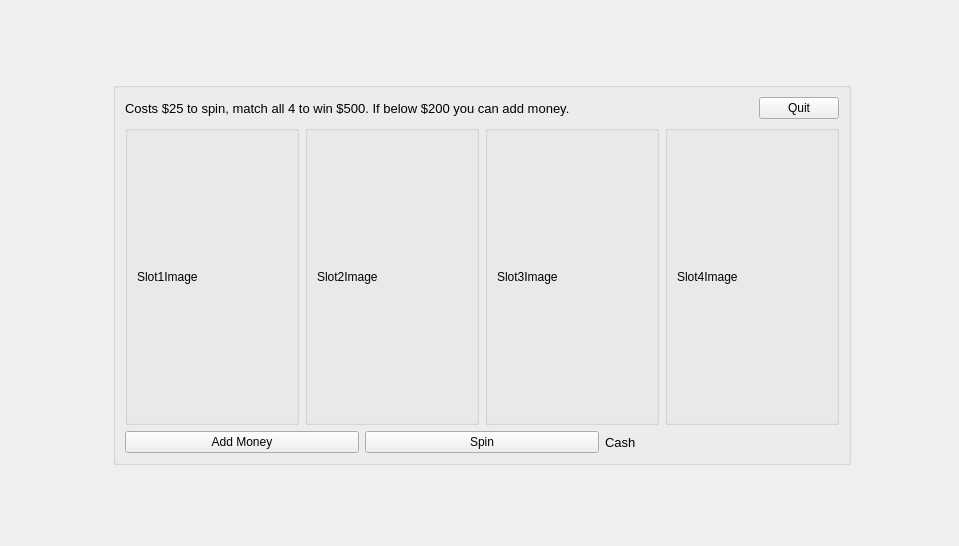
<?xml version="1.0" encoding="UTF-8"?>
<ui version="4.0">
 <class>SlotsGame</class>
 <widget class="QWidget" name="SlotsGame">
  <property name="geometry">
   <rect>
    <x>0</x>
    <y>0</y>
    <width>959</width>
    <height>546</height>
   </rect>
  </property>
  <property name="windowTitle">
   <string>Form</string>
  </property>
  <layout class="QGridLayout" name="gridLayout">
   <item row="1" column="2">
    <spacer name="horizontalSpacer_2">
     <property name="orientation">
      <enum>Qt::Horizontal</enum>
     </property>
     <property name="sizeHint" stdset="0">
      <size>
       <width>40</width>
       <height>20</height>
      </size>
     </property>
    </spacer>
   </item>
   <item row="1" column="1">
    <widget class="QGroupBox" name="groupBox">
     <property name="sizePolicy">
      <sizepolicy hsizetype="Expanding" vsizetype="Preferred">
       <horstretch>0</horstretch>
       <verstretch>0</verstretch>
      </sizepolicy>
     </property>
     <property name="minimumSize">
      <size>
       <width>600</width>
       <height>0</height>
      </size>
     </property>
     <property name="maximumSize">
      <size>
       <width>800</width>
       <height>411</height>
      </size>
     </property>
     <property name="title">
      <string/>
     </property>
     <layout class="QVBoxLayout" name="verticalLayout">
      <item>
       <layout class="QHBoxLayout" name="horizontalLayout_3">
        <item>
         <widget class="QLabel" name="label">
          <property name="font">
           <font>
            <pointsize>10</pointsize>
           </font>
          </property>
          <property name="text">
           <string>Costs $25 to spin, match all 4 to win $500. If below $200 you can add money.</string>
          </property>
         </widget>
        </item>
        <item>
         <spacer name="horizontalSpacer_3">
          <property name="orientation">
           <enum>Qt::Horizontal</enum>
          </property>
          <property name="sizeHint" stdset="0">
           <size>
            <width>40</width>
            <height>20</height>
           </size>
          </property>
         </spacer>
        </item>
        <item>
         <widget class="QPushButton" name="quitPushButton">
          <property name="text">
           <string>Quit</string>
          </property>
         </widget>
        </item>
       </layout>
      </item>
      <item>
       <layout class="QHBoxLayout" name="horizontalLayout">
        <item>
         <widget class="QGroupBox" name="slot1GroupBox">
          <property name="minimumSize">
           <size>
            <width>0</width>
            <height>300</height>
           </size>
          </property>
          <property name="title">
           <string/>
          </property>
          <layout class="QVBoxLayout" name="verticalLayout_3">
           <item>
            <widget class="QLabel" name="Slot1label">
             <property name="minimumSize">
              <size>
               <width>150</width>
               <height>225</height>
              </size>
             </property>
             <property name="text">
              <string>Slot1Image</string>
             </property>
            </widget>
           </item>
          </layout>
         </widget>
        </item>
        <item>
         <widget class="QGroupBox" name="slot2GroupBox">
          <property name="title">
           <string/>
          </property>
          <layout class="QVBoxLayout" name="verticalLayout_2">
           <item>
            <widget class="QLabel" name="Slot2label">
             <property name="minimumSize">
              <size>
               <width>150</width>
               <height>225</height>
              </size>
             </property>
             <property name="text">
              <string>Slot2Image</string>
             </property>
            </widget>
           </item>
          </layout>
         </widget>
        </item>
        <item>
         <widget class="QGroupBox" name="slot3GroupBox">
          <property name="title">
           <string/>
          </property>
          <layout class="QVBoxLayout" name="verticalLayout_4">
           <item>
            <widget class="QLabel" name="Slot3label">
             <property name="minimumSize">
              <size>
               <width>150</width>
               <height>225</height>
              </size>
             </property>
             <property name="text">
              <string>Slot3Image</string>
             </property>
            </widget>
           </item>
          </layout>
         </widget>
        </item>
        <item>
         <widget class="QGroupBox" name="slot4GroupBox">
          <property name="title">
           <string/>
          </property>
          <layout class="QVBoxLayout" name="verticalLayout_5">
           <item>
            <widget class="QLabel" name="Slot4label">
             <property name="minimumSize">
              <size>
               <width>150</width>
               <height>225</height>
              </size>
             </property>
             <property name="text">
              <string>Slot4Image</string>
             </property>
            </widget>
           </item>
          </layout>
         </widget>
        </item>
       </layout>
      </item>
      <item>
       <layout class="QHBoxLayout" name="horizontalLayout_2">
        <item>
         <widget class="QPushButton" name="addMoneyPushButton">
          <property name="text">
           <string>Add Money</string>
          </property>
         </widget>
        </item>
        <item>
         <widget class="QPushButton" name="spinPushButton">
          <property name="text">
           <string>Spin</string>
          </property>
         </widget>
        </item>
        <item>
         <widget class="QLabel" name="cashDisplayLabel">
          <property name="font">
           <font>
            <pointsize>10</pointsize>
           </font>
          </property>
          <property name="text">
           <string>Cash</string>
          </property>
         </widget>
        </item>
       </layout>
      </item>
     </layout>
    </widget>
   </item>
   <item row="1" column="0">
    <spacer name="horizontalSpacer">
     <property name="orientation">
      <enum>Qt::Horizontal</enum>
     </property>
     <property name="sizeHint" stdset="0">
      <size>
       <width>102</width>
       <height>20</height>
      </size>
     </property>
    </spacer>
   </item>
   <item row="0" column="1">
    <spacer name="verticalSpacer">
     <property name="orientation">
      <enum>Qt::Vertical</enum>
     </property>
     <property name="sizeHint" stdset="0">
      <size>
       <width>20</width>
       <height>40</height>
      </size>
     </property>
    </spacer>
   </item>
   <item row="2" column="1">
    <spacer name="verticalSpacer_2">
     <property name="orientation">
      <enum>Qt::Vertical</enum>
     </property>
     <property name="sizeHint" stdset="0">
      <size>
       <width>20</width>
       <height>40</height>
      </size>
     </property>
    </spacer>
   </item>
  </layout>
 </widget>
 <resources/>
 <connections/>
</ui>
